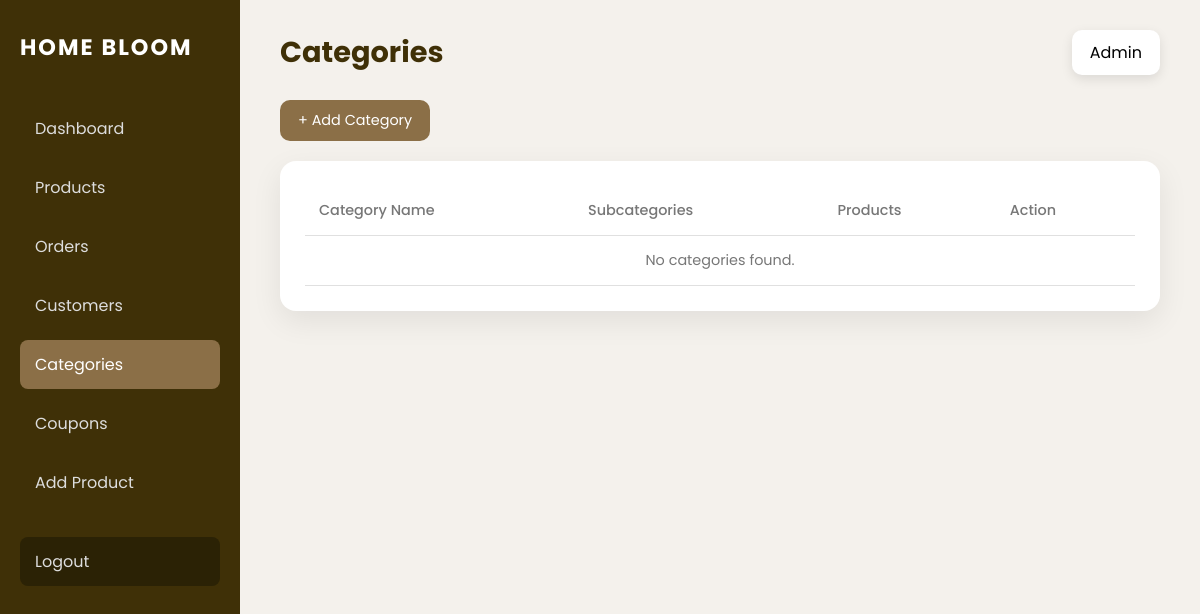
The app's page /admincategory (signed in), older data.
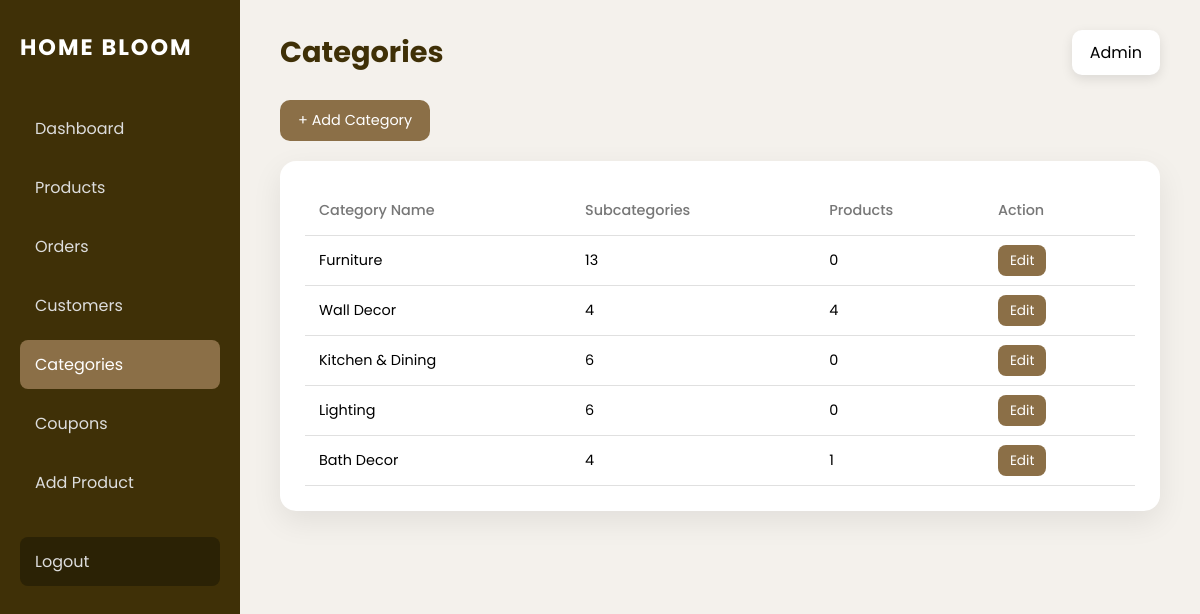
The same page, newer data.
### bloom/models.py (models this page shows, shortened)
class Category(models.Model):
    name = models.CharField(max_length=100)

### bloom/views.py (the view)
# urls.py: path('admincategory',views.admincategory,name='admincategory'),
@never_cache
@login_required(login_url="login")
def admincategory(request):
    categories = Category.objects.all()
    return render(request, "admincategory.html", {
        "categories": categories
    })

### bloom/templates/admincategory.html (shortened to what this page needs)
<!DOCTYPE html>
<html lang="en">
<head>
</head>
<body>
<div class="dashboard-wrapper">
    <aside class="sidebar">
        <h2 class="brand">HOME BLOOM</h2>
        <nav>
            <a href="{% url 'admindashboard' %}">Dashboard</a>
            <a href="{% url 'adminproduct' %}">Products</a>
            <a href="{% url 'adminorder' %}">Orders</a>
            <a href="{% url 'admincustomer' %}">Customers</a>
            <a href="{% url 'admincategory' %}" class="active">Categories</a>
            <a href="{% url 'admincoupon' %}">Coupons</a>
            <a href="{% url 'addproduct' %}">Add Product</a>
            <a href="/" class="logout">Logout</a>
        </nav>
    </aside>
    <main class="main-content">
        <div class="top-bar">
            <h1>Categories</h1>
            <div class="admin-info">Admin</div>
        </div>
        <div class="actions-bar">
            <a href="{% url 'categoryadd' %}" class="add-btn">+ Add Category</a>
        </div>
        <div class="table-wrapper">
            <table>
                <thead>
                    <tr>
                        <th>Category Name</th>
                        <th>Subcategories</th>
                        <th>Products</th>
                        <th>Action</th>
                    </tr>
                </thead>
                <tbody>
                {% for category in categories %}
                    <tr>
                        <td>{{ category.name }}</td>
                        <td>{{ category.subcategory_set.count }}</td>
                        <td>{{ category.product_set.count }}</td>
                        <td class="actions">
                            <a href="{% url 'categoryedit' category.id %}" class="edit">
                                Edit
                            </a>
                        </td>
                    </tr>
                {% empty %}
                    <tr>
                        <td colspan="4" class="empty">
                            No categories found.
                        </td>
                    </tr>
                {% endfor %}
                </tbody>
            </table>
        </div>
    </main>
</div>
</body>
</html>

Row changes from the older to the newer data that the page shows:
added Category: name "Furniture", subcategory_set.count "13", product_set.count "0"
added Category: name "Wall Decor", subcategory_set.count "4", product_set.count "4"
added Category: name "Kitchen & Dining", subcategory_set.count "6", product_set.count "0"
added Category: name "Lighting", subcategory_set.count "6", product_set.count "0"
added Category: name "Bath Decor", subcategory_set.count "4", product_set.count "1"
Text that changed along with them:
text no longer shown: "No categories found."
